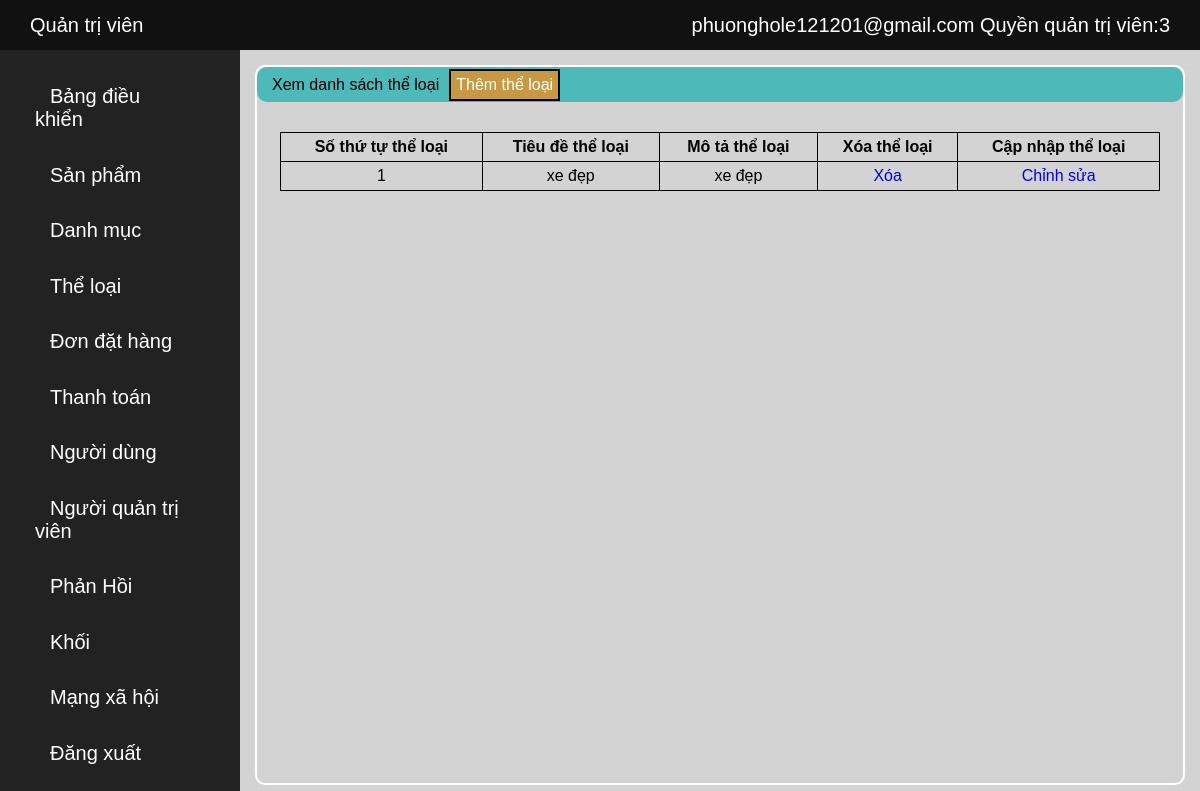
Screenshot of /admin_product_cate_view.php (signed in) with the database file from the repository.
### tables this page shows
CREATE TABLE `ad` (
  `ad_id` int NOT NULL,
  `ad_email` text NOT NULL,
  `ad_pass` text NOT NULL,
  `permission` int NOT NULL
);

CREATE TABLE `product_categories` (
  `p_cat_id` int NOT NULL,
  `p_cat_title` text NOT NULL,
  `p_cat_desc` text NOT NULL
);

### admin_product_cate_view.php (the view)
<?php
include('admin_header.php');
include('admin_sidebar.php');
?>
<div class="container">
    <div class="title">
        Xem danh sách thể loại
        <a href="admin_product_cate_add.php">Thêm thể loại</a>
    </div>
    <table>
        <tr>
            <th>Số thứ tự thể loại</th>
            <th>Tiêu đề thể loại</th>
            <th>Mô tả thể loại</th>
            <th>Xóa thể loại</th>
            <th>Cập nhập thể loại</th>
        </tr>
        <?php
        $sql = "SELECT * FROM `product_categories`";
        $res = mysqli_query($con, $sql);
        $i = 0;
        while ($row = mysqli_fetch_array($res)) {
            $p_cat_id = $row['p_cat_id'];
            $p_cat_title = $row['p_cat_title'];
            $p_cat_desc = $row['p_cat_desc'];
            $i++;
            echo "
            <tr>
                <td>$i</td>
                <td>$p_cat_title</td>
                <td>
                    $p_cat_desc
                </td>
                <td>
                    <a href='admin_product_cate_delete.php?p_cat_id=$p_cat_id'>Xóa</a>
                </td>
                <td>
                    <a href='admin_product_cate_update.php?p_cat_id=$p_cat_id'>Chỉnh sửa</a>
                </td>
            </tr>
            ";
        }
        ?>
    </table>
</div>
<?php
include('admin_footer.php');
?>

### admin_header.php (shortened to what this page needs)
<?php
include('db.php');
?>
<!DOCTYPE html>
<html lang="en">
<head>
    <link rel="stylesheet" href="css/admin_style.css" />
    <link rel="stylesheet" href="https://cdnjs.cloudflare.com/ajax/libs/font-awesome/4.7.0/css/font-awesome.min.css" />
</head>
<body>
    <div class="header">
        <div class="header__logo">Quản trị viên </div>
        <div class="header__user">
            <?php
            echo $_SESSION['ad_email'];
            if (isset($_SESSION['ad_email'])) {
                $ad_email=$_SESSION['ad_email'];
                $sql = "SELECT * from `ad` where ad_email='$ad_email'";
                $res = mysqli_query($con, $sql);
                $row = mysqli_fetch_array($res);
                $permission= $row['permission'];
                echo " Quyền quản trị viên:".$permission;
            }
            ?>
        </div>
    </div>

### css/admin_style.css (style rules this page uses)
* { padding: 0; margin: 0; box-sizing: border-box; }
body { display: flex; overflow-x: hidden; font-family: Arial, sans-serif; background-color: lightgray; display: flex; flex-wrap: wrap; }
a { text-decoration: none; }
.container { flex: 10; display: flex; align-items: center; flex-wrap: wrap; border-radius: 10px; border: 2px solid white; flex-direction: column; margin: 15px; min-height: 80vh; }
.container .title { width: 100%; background-color: rgb(77, 185, 185); height: 35px; display: flex; align-items: center; padding-left: 15px; border-radius: 10px; }
.header { display: flex; position: sticky; top: 0; width: 100%; background-color: #111111; align-items: center; color: white; padding: 0 30px; height: 50px; font-size: 20px; justify-content: space-between; }
.container table { margin-top:30px; border-collapse: collapse; width:95%; }
.container td, .container th { text-align: center; border:1px solid black; padding: 5px; }
.container .title a { border: 2px solid black; padding: 5px; margin:0 10px; background-color:rgb(199, 153, 69); color:white; }

### rows the page displays
ad: permission "3"
product_categories: p_cat_title "xe đẹp", p_cat_desc "xe đẹp"

### other values shown
$_SESSION['ad_email'] "phuonghole121201@gmail.com"
